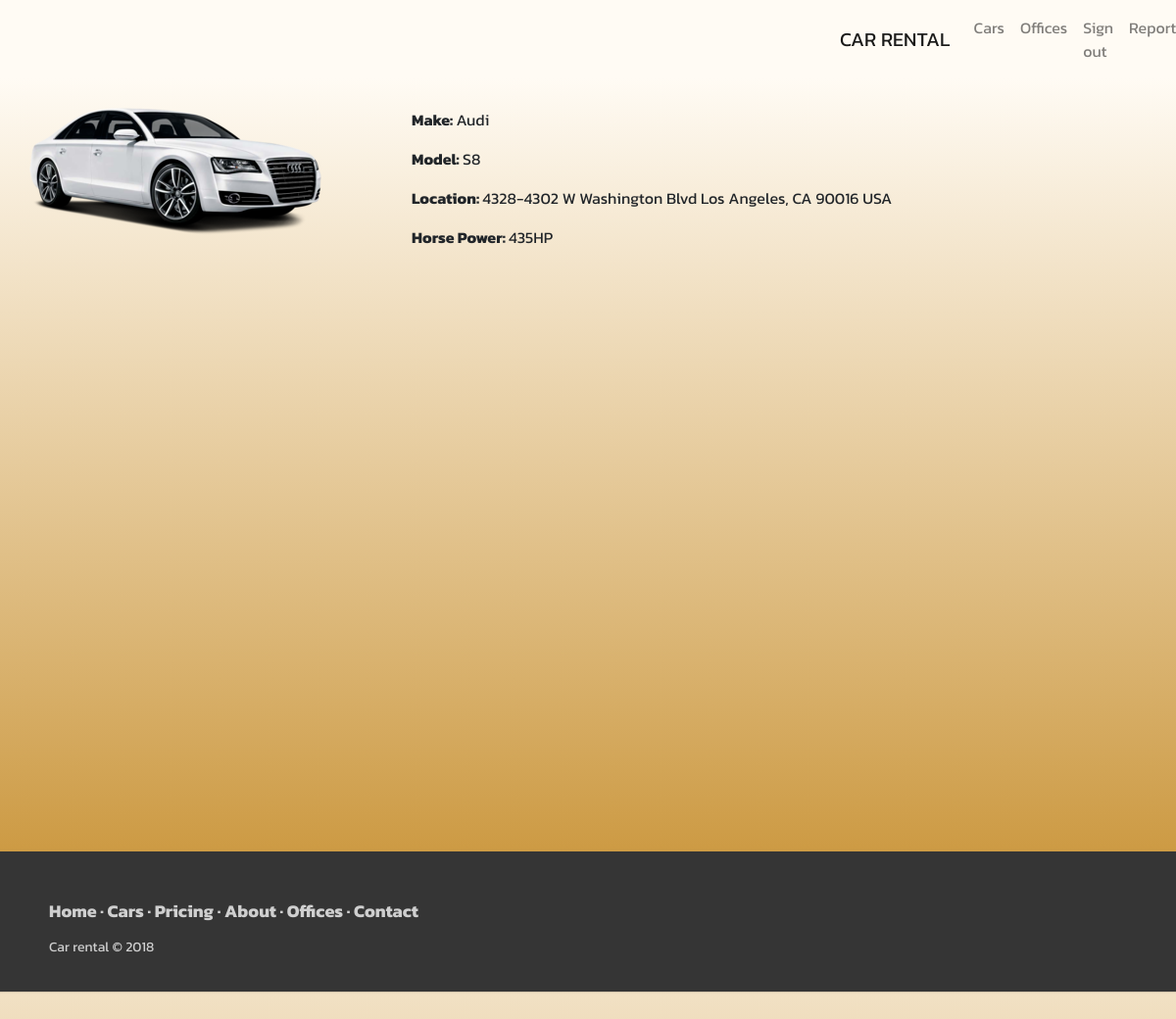
The page /car.php?id=04KK4583 (signed in) on the database its author committed.
### tables this page shows
CREATE TABLE `car` (
  `licence_plate_number` varchar(35) NOT NULL,
  `FK_car_model_id` varchar(55) DEFAULT NULL,
  `FK_office_id` int(11) DEFAULT NULL,
  `FK_supplier_id` int(11) DEFAULT NULL,
  `damages` tinyint(1) DEFAULT NULL,
  `tank_status` tinyint(1) DEFAULT NULL,
  `rental_price` int(11) DEFAULT NULL
);

CREATE TABLE `car_model` (
  `car_model_id` varchar(35) NOT NULL,
  `FK_manufacturer_id` int(11) DEFAULT NULL,
  `horse_power` int(11) DEFAULT NULL,
  `color` enum('red','white','blue','black','white','red','orange','grey') DEFAULT NULL,
  `price` int(11) DEFAULT NULL,
  `img` varchar(255) DEFAULT NULL
);

CREATE TABLE `car_manufacturer` (
  `car_manufacturer_id` int(11) NOT NULL,
  `make` varchar(55) DEFAULT NULL
);

CREATE TABLE `office` (
  `office_id` int(11) NOT NULL,
  `location` varchar(255) DEFAULT NULL,
  `name` varchar(90) NOT NULL
);

### car.php (the view, shortened to what this page needs)
<?php include('config.php');
?>
<?php include_once('partials/head.php'); ?>
<?php include_once('partials/navbar.php'); ?>
<?php
    $id = mysqli_real_escape_string($conn, $_GET['id']);
    $sql = "SELECT * FROM car
        JOIN car_model on car_model.car_model_id = car.FK_car_model_id
        JOIN car_manufacturer on car_manufacturer.car_manufacturer_id = car_model.FK_manufacturer_id
        JOIN office on office.office_id = car.FK_office_id
        WHERE licence_plate_number='$id'";
    $result = mysqli_query($conn, $sql);
    $car = mysqli_fetch_assoc($result);
?>
<div class="container-fluid main-home">
    <div class="container" style="padding: 30px 0 255px 0;">
        <div class="row">
            <div class="image col-lg-4">
                <img src="img/cars/<?php echo $car['img']?>" alt="Card image cap">
            </div>
            <div class="description col-lg-8">
                <p><strong>Make: </strong><?php echo $car["make"] ?></p>
                <p><strong>Model: </strong><?php echo $car["car_model_id"] ?></p>
                <p><strong>Location: </strong><?php echo $car["location"] ?></p>
                <p><strong>Horse Power: </strong><?php echo $car["horse_power"] ?>HP</p>
            </div>
        </div>
    </div>
    <div id="map"></div>
    <?php include('partials/footer.php'); ?>

### style/main.css (style rules this page uses)
#map { height: 65%; top: -12.7%; padding-bottom: 60px; }
html, body, .container-fluid { height: 100%; margin: 0; padding: 0; background: linear-gradient(#fffbf4, #cc9941); }
.main-home { min-height: 100%; position: relative; padding: 0px; }
body { font-family: "Kanit", sans-serif; height: 100%; }

### rows shown on the page
car: FK_car_model.img (picture), car_manufacturer.make "Audi", FK_car_model.car_model_id "S8", FK_office.location "4328-4302 W Washington Blvd Los Angeles, CA 90016 USA", FK_car_model.horse_power "435"
